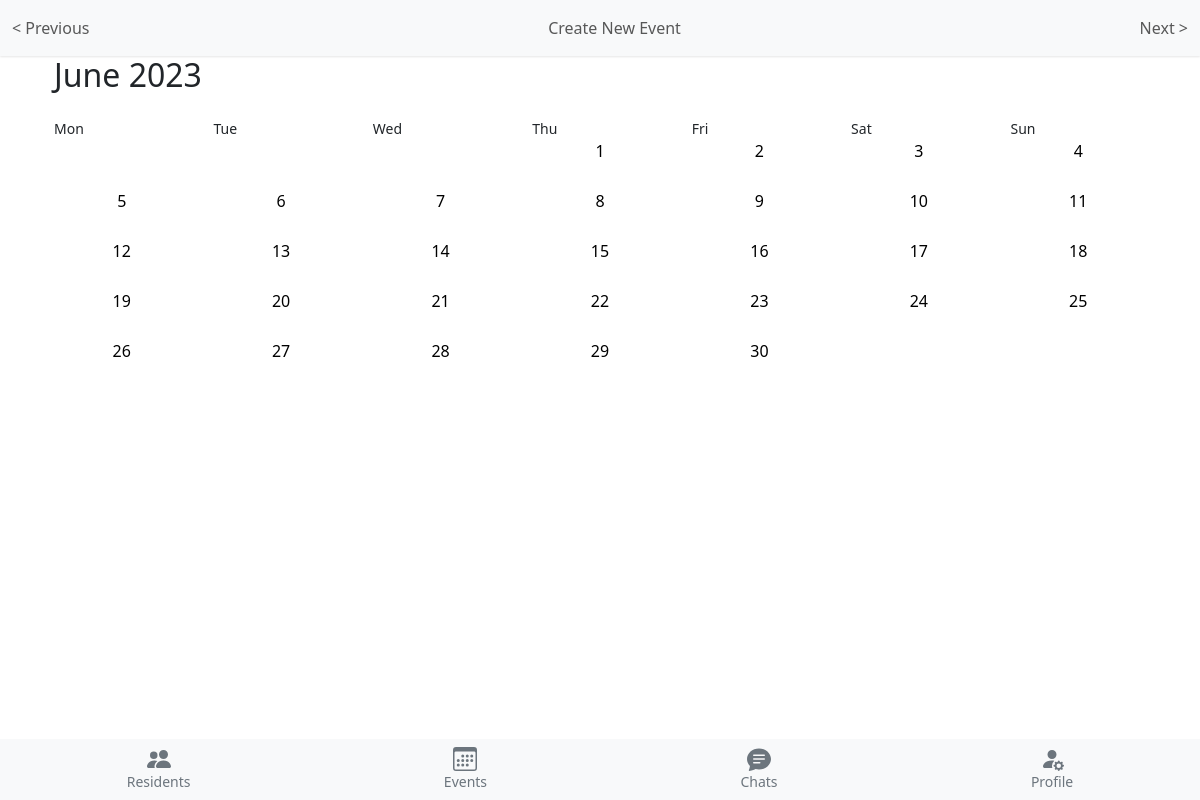
The page /events/event_list/2023/6/ on the database as committed earlier.
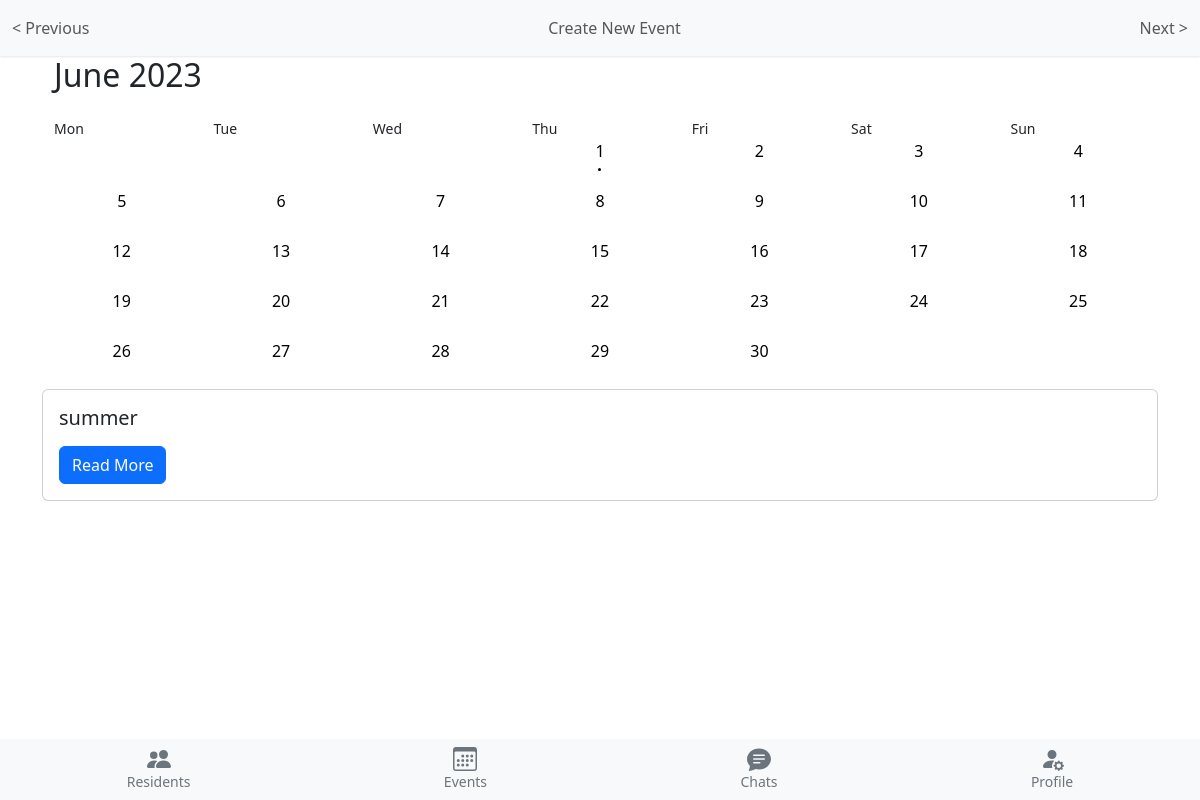
The same page on the database as committed later.
### events/models.py (models this page shows, shortened)
class Event(models.Model):
    id = models.UUIDField(primary_key=True, default=uuid.uuid4, editable=False)
    title = models.CharField(max_length=255)
    description = models.TextField(null=True, blank=True)
    start_datetime = models.DateTimeField()
    venue = models.CharField(max_length=255)
    organizer = models.ForeignKey(User, related_name='organized_events', on_delete=models.CASCADE)
    attendees = models.ManyToManyField(User, through='EventAttendee')
    image = models.ImageField(upload_to='demo/', null=True, blank=True)

### events/views.py (the view)
# urls.py: path('event_list/', EventListView.as_view(), name='event_list'),
class EventListView(ListView):
    model = Event
    template_name = 'events/event_list.html'
    context_object_name = 'events'
    def get_context_data(self, **kwargs):
        context = super().get_context_data(**kwargs)
        today = datetime.now().date()
        year = int(self.kwargs.get('year', today.year))
        month = int(self.kwargs.get('month', today.month))
        _, days_in_month = monthrange(year, month)
        prev_year = year - 1 if month == 1 else year
        prev_month = month - 1 if month != 1 else 12
        next_year = year + 1 if month == 12 else year
        next_month = month + 1 if month != 12 else 1
        start_date = timezone.make_aware(datetime(year, month, 1), timezone.utc)
        end_date = start_date + timedelta(days=days_in_month)
        start_date = max(start_date, timezone.make_aware(datetime.combine(today, datetime.min.time()), timezone.utc))
        events = Event.objects.filter(start_datetime__gte=start_date, start_datetime__lt=end_date).order_by(
            'start_datetime')
        month_calendar = calendar.monthcalendar(year, month)
        context['month'] = month_calendar
        context['days_in_month'] = days_in_month
        context['month_number'] = month
        context['month_name'] = calendar.month_name[month]
        context['year'] = year
        context['prev_month'] = prev_month
        context['prev_year'] = prev_year
        context['next_month'] = next_month
        context['next_year'] = next_year
        context['events'] = events
        return context

### chatrooms/templates/events/event_list.html (shortened to what this page needs)
{% extends "chatrooms/base.html" %}
{% load bootstrap5 %}
{% load static %}
{% block navbar %}
<nav class="navbar navbar-light bg-light sticky-top navbar-room">
    <div class="container-fluid d-flex justify-content-between">
        <div class="navbar-nav">
            <a class="nav-link" href="{% url 'event_list_nav' year=prev_year month=prev_month %}">< Previous</a>
        </div>
        <div class="navbar-nav">
            <a class="nav-link" href="{% url 'event_create' %}">Create New Event</a>
        </div>
        <div class="navbar-nav">
            <a class="nav-link" href="{% url 'event_list_nav' year=next_year month=next_month %}">Next ></a>
        </div>
    </div>
</nav>
{% endblock %}
{% block content %}
<div class="container">
    <div class="container">
        <div class="d-flex justify-content-between align-items-center mb-3">
            <h2>{{ month_name }} {{ year }}</h2>
        </div>
        <div class="row">
            <div class="col" style="font-size: 14px;">Mon</div>
            <div class="col" style="font-size: 14px;">Tue</div>
            <div class="col" style="font-size: 14px;">Wed</div>
            <div class="col" style="font-size: 14px;">Thu</div>
            <div class="col" style="font-size: 14px;">Fri</div>
            <div class="col" style="font-size: 14px;">Sat</div>
            <div class="col" style="font-size: 14px;">Sun</div>
        </div>
        {% for week in month %}
        <div class="row">
            {% for day in week %}
            <div class="col day">
                {% if day < 1 or day > days_in_month %}
                {% else %}
                <a href="{% url 'event_day' year month_number day %}">
                    <span>{{ day }}</span>
                    <div class="event-dots">
                        {% for event in events %}
                        {% if event.start_datetime.day == day %}
                        <span class="dot"></span>
                        {% endif %}
                        {% endfor %}
                    </div>
                </a>
                {% endif %}
            </div>
            {% endfor %}
        </div>
        {% endfor %}
    </div>
    {% for event in events %}
    <div class="card mb-3">
        <div class="card-body">
            <h5 class="card-title">{{ event.title }}</h5>
            <a href="{% url 'event_detail' event.pk %}" class="btn btn-primary">Read More</a>
        </div>
    </div>
    {% endfor %}
</div>
{% endblock %}
{% block footer %}
{% include "chatrooms/footer.html" %}
{% endblock %}

Rows that differ between the two databases and show on the page:
added Event: title "summer"
